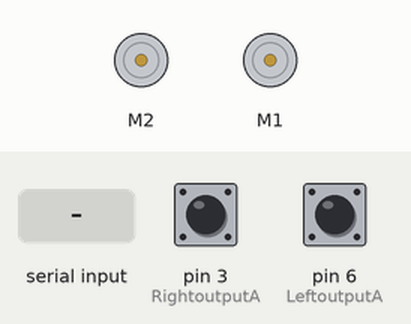
A sketch run on a simulated Arduino Uno, built with avr-gcc and run on an emulated ATmega328P. On the bench: 2 × DC motor (green arrow = forward, orange = backward, longer = faster). The test bench sets the inputs (shaded band); at power-on: pin 3 (RightoutputA) HIGH, pin 6 (LeftoutputA) HIGH. What the sketch prints to the serial monitor is not drawn.

Above: at 1.2 s.
1.3 s: "1,90\n" received over Serial
At 2.0 s:
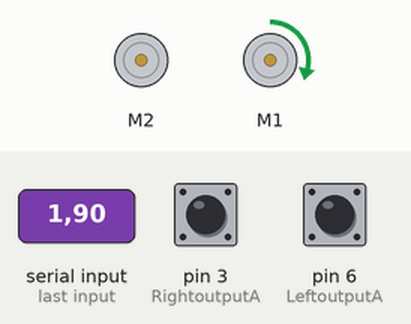
2.8 s: "30,150\n" received over Serial
At 3.1 s:
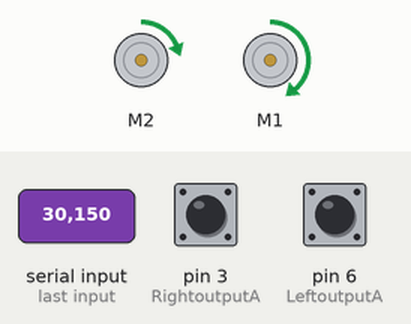
4.3 s: "90,45\n" received over Serial
At 5.5 s:
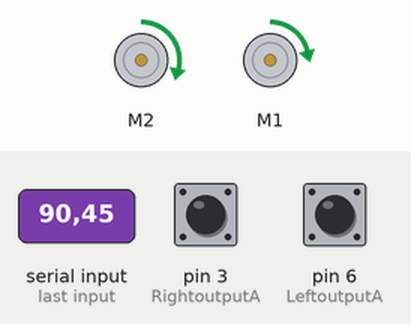
9.0 s: "5\n" received over Serial
At 10.2 s:
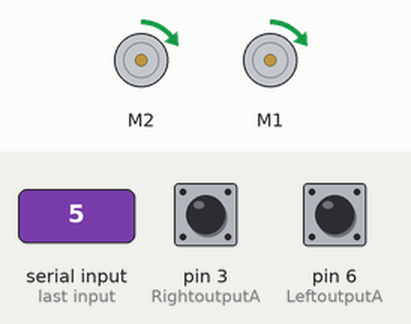
10.5 s: "90\n" received over Serial
At 11.5 s:
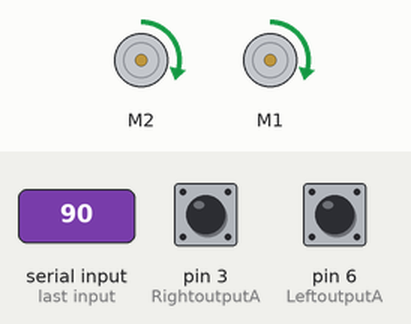
Timing chart, 0 to 13.0 s (numbered marks = the images above; inputs shaded):
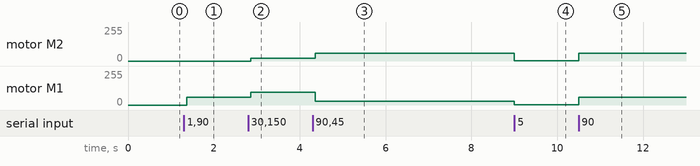

The sketch:

old_driver.ino
```cpp
#include "DualMC33926MotorShield.h"

DualMC33926MotorShield md;

// IR sensor
#define LeftoutputA 6
#define LeftoutputB 5
#define RightoutputA 3
#define RightoutputB 2
int leftCurrentState;
int leftLastState;
int rightCurrentState;
int rightLastState;
double last_error;
double curr_left_wheel_cps;
double curr_right_wheel_cps;
double x_cord = 0.0;
double y_cord = 0.0;
double theta = 0.0;
double delta_left;
double delta_right;
double v_left_ref;
double v_right_ref;
double duration_pad;

// updates read world cord
void update_cord(){
  double SLeft = delta_left;
  double SRight = delta_right;
  // double WBase = 3.55379 ; woops is distance from cente to wheel
  double WBase = 19; //we checked its 19
  double Dx=(SLeft+SRight)/2;
  double DTheta= atan2((SRight-SLeft)/2, WBase/2);
  theta +=DTheta;
  x_cord += Dx*cos(theta);
  y_cord += Dx*sin(theta);

  delta_left = 0.0;
  delta_right = 0.0;
}


// return delta velocities
double Get_PD_velocity_approximation(double actual_error, double desired_error, double k_constant = 0.5, double b_constant = 0.001){
  double delta_v = (-1*k_constant*actual_error) - (b_constant*(actual_error - last_error));
  last_error = actual_error;
  return delta_v;
}

// motors
void stopIfFault(){
  if (md.getFault())
  {
    while(1){
        Serial.println("fault");
    }
  }
}

// lwheel is m2
void set_lwheel(int speed){
  md.setM2Speed(speed);
  stopIfFault();
}

// rwheel m1
void set_rwheel(int speed){
  md.setM1Speed(speed);
  stopIfFault();

}
void update_wheels(){
  long start_millis = millis();

  int left_spoke_counter = 0;
  int right_spoke_counter = 0;
  for (int ir_counter = 0; ir_counter< 1000; ir_counter++){
    leftCurrentState = digitalRead(LeftoutputA); // Reads the "current" state of the outputA
    rightCurrentState = digitalRead(RightoutputA);
    // If the previous and the current state of the outputA are different, that means a Pulse has occured
    if (leftCurrentState != leftLastState){
      // If the outputB state is different to the outputA state, that means the encoder is rotating clockwise
      if (digitalRead(LeftoutputB) != leftCurrentState) {
        left_spoke_counter ++;
      } else {
        left_spoke_counter --;
      }
    }
    if (rightCurrentState != rightLastState){
      if (digitalRead(RightoutputB) != rightCurrentState) {
        right_spoke_counter ++;
      } else {
        right_spoke_counter --;

    }

  }

  // if no spokes move add on to this pad. In case wheels are too slow for sampling rate
  // if (right_spoke_counter== 0 && left_spoke_counter ==0){
  //   duration_pad += millis() - start_millis;
  // }
  // else{

  // }
  long end_millis = millis();
  // double duration = (double)(end_millis - start_millis + duration_pad)/1000;
  double duration = (double)(end_millis - start_millis)/1000;

  // duration_pad = 0.0;
  double circumference = 22.32914; //cm
  double spoke_length = circumference / 20.0;

  curr_right_wheel_cps = (spoke_length * right_spoke_counter) / duration;
  curr_left_wheel_cps = (spoke_length * left_spoke_counter) / duration;

  delta_right = spoke_length * right_spoke_counter;
  delta_left =  spoke_length * left_spoke_counter;


  leftLastState = leftCurrentState;
  rightLastState = rightCurrentState;
  }
}

void setup(){

  Serial.begin(115200);
  while(!Serial);
  // Serial.setTimeout(1000000);
  //motors
  md.init();

  //IR sensors
  pinMode (LeftoutputA,INPUT);
  pinMode (LeftoutputB,INPUT);
  pinMode (RightoutputA, INPUT);
  pinMode (RightoutputB, INPUT);
  leftLastState = digitalRead(LeftoutputA);
  rightLastState = digitalRead(RightoutputA);

}

//updates current velocities of each wheel and updates distance of each wheel
String inData;
void loop() {
   while (Serial.available() > 0)
    {
        char rec = Serial.read();
        inData += rec;

        // Process message when new line character is recieved
        if (rec == '\n')
        {
            // Serial.print(inData);
            // extract lpwm and rpwm from the string

            int lpwm = inData.substring(0,inData.indexOf(',')).toInt();
            int start = inData.indexOf(',');
            int end_pt = inData.indexOf('\n');
            int rpwm = inData.substring(start+1, end_pt).toInt();

            set_lwheel(lpwm);
            set_rwheel(rpwm);


            inData = ""; // Clear recieved buffer

            //break incase new stuff comes and we're just stuck here
            break;
        }
    }

   update_wheels();
   update_cord();

   String cord_vals = String(x_cord) + "," + String(y_cord) + "," + String(theta);
   Serial.println(cord_vals);
}
```

Measured:
- after the input at 1.3 s, motor M1: stopped → forward 57/255 after 0.07 s
- after the input at 2.8 s, motor M2: stopped → forward 19/255 after 0.06 s; motor M1: forward 57/255 → forward 95/255 after 0.06 s
- after the input at 4.3 s, motor M2: forward 19/255 → forward 57/255 after 0.06 s; motor M1: forward 95/255 → forward 28/255 after 0.06 s
- after the input at 9.0 s, motor M2: forward 57/255 → forward 3/255 at once; motor M1: forward 28/255 → forward 3/255 at once
- after the input at 10.5 s, motor M2, motor M1: forward 3/255 → forward 57/255 at once
